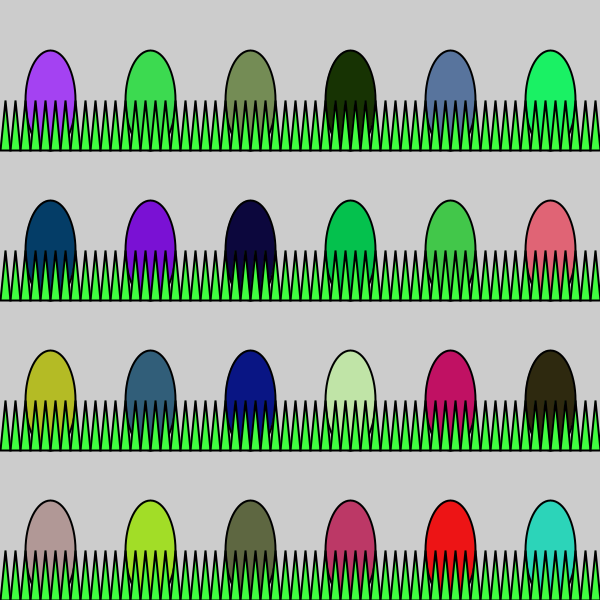
Frame 1 (no input)
Frame 2 (the mouse pressed at the canvas centre, redrawn once): identical to frame 1, image omitted

The Processing sketch that drew this single still picture (run headless with seeded random() and noise(); the mouse was pressed at the canvas centre and the sketch redrawn once):

// Processing sketch: code_3
// ── code_3.pde
// lastname / achternaam:stander
// firstname / voornaam:Ryan
// class / klas:M
// student number/nummer:477316


color black = color( 0, 0, 0 );
float xEgg, yEgg,xGrass,yGrass;
void setup() {
  size(600, 600);
}

void draw() {
  stroke( black );
  strokeWeight( 2 );

  // egg
  for (int g=0; g<4; g++) {
    for (int i=0; i<6; i++) {
      color eggColor = color( random(255), random(255), random(255) );
      fill( eggColor );
      ellipse( 50+xEgg, 100+yEgg, 50, 100 );
      xEgg=xEgg+100;
    }
    xEgg=0;
    yEgg=yEgg+150;
  }
  // blade of grass 
  for (int g=0; g<4; g++) {
    for (int i=0; i<60; i++) {
  color grassColor = color( 64, 253, 64 );
  fill( grassColor );
  triangle( 0+xGrass, 150+yGrass, 10+xGrass, 150+yGrass, 5+xGrass, 100+yGrass );
  xGrass=xGrass+10;
    }
    xGrass=0;
    yGrass=yGrass+150;
  }
  
  noLoop();
}
